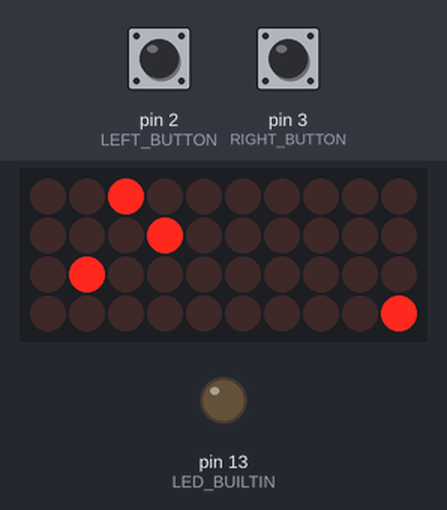
Recording of a program running on a simulated Arduino Uno, built with avr-gcc and run on an emulated ATmega328P. Shown: 10×4 LED matrix, output pins drawn as LEDs (lit = HIGH). Wiring (inferred from the names in the program): LED matrix (orientation assumed): rows pin 17, pin 16, pin 15, pin 14; columns pin 0, pin 1, pin 4, pin 5, pin 6, pin 7, pin 8, pin 9, pin 10, pin 11. Inputs (shaded band) come from the test bench; at power-on: pin 2 (LEFT_BUTTON) HIGH, pin 3 (RIGHT_BUTTON) HIGH. The local clock reads 2024-03-15 10:24:30 at power-on unless the program sets it; pins used as bus, display or sensor lines are not drawn.

Above: at 1.2 s.
1.3 s: pin 2 (LEFT_BUTTON) pulled LOW for 0.15 s
At 3.09 s:
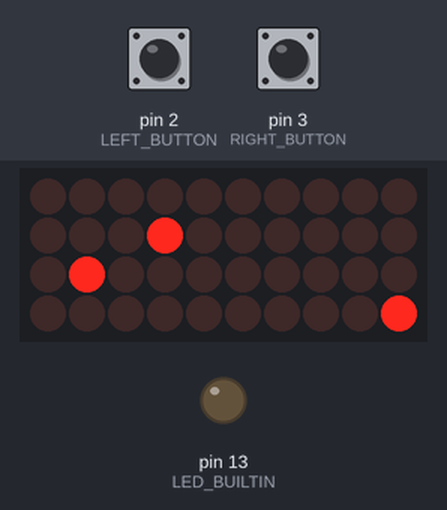
4.4 s: pin 3 (RIGHT_BUTTON) pulled LOW for 0.15 s
At 4.89 s:
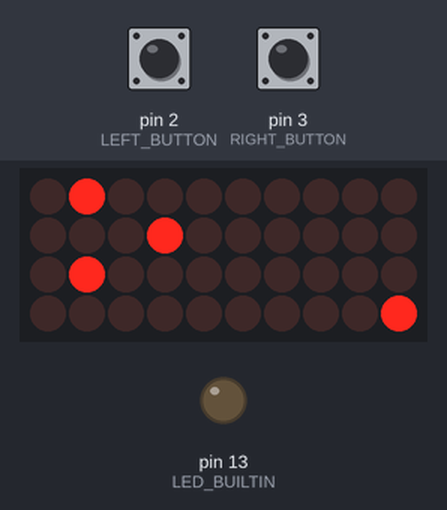
5.1 s: pin 2 (LEFT_BUTTON) pulled LOW for 1 s
6.7 s: pin 3 (RIGHT_BUTTON) pulled LOW for 1 s
At 7.89 s:
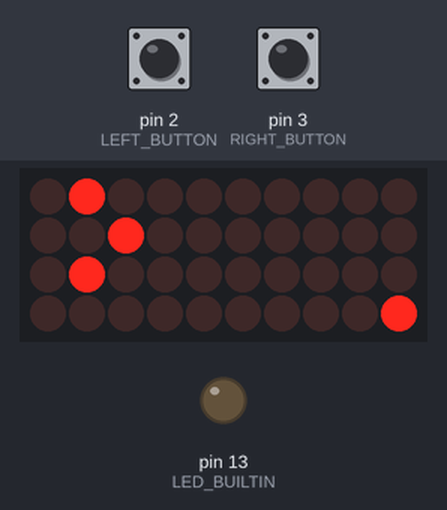
8.3 s: pin 2 (LEFT_BUTTON) pulled LOW for 0.15 s
At 9.8 s:
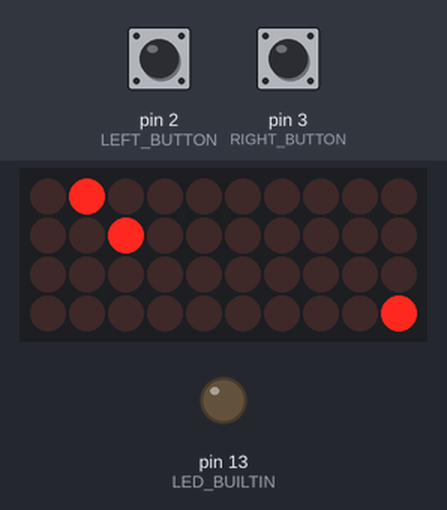
11.4 s: pin 3 (RIGHT_BUTTON) pulled LOW for 0.15 s
At 12.33 s:
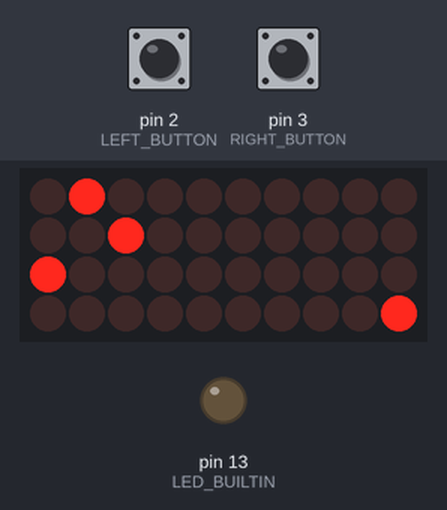
Timing chart, 0 to 13.1 s (numbered marks = the images above; inputs shaded):
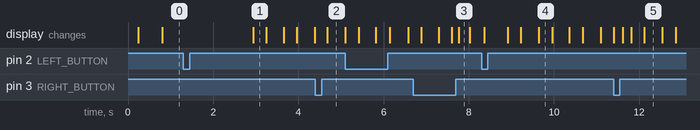

The program:

main.cpp
```cpp
// INSTRUCTION

// NORMAL MODE
// LEFT BUTTON: SHOW DATE?
// LEFT BUTTON, LONG PRESS -> TIME SET MODE
// RIGHT BUTTON: SHOW TEMP?

// TIME SET MODE (blink digit/s that is set)
// LEFT BUTTON: MOVE CURSOR/CONFIRM hour_l->hour_r->minute_l->minute_r
// RIGHT BUTTON: ADD HOUR/MIN

// ALARM SET MODE?
// DISABLE DISPLAY MODE?

#include <Arduino.h>
#include <RTClib.h>
#include <Wire.h>

RTC_DS3231 RTC;

volatile bool time_set_mode = false;
volatile int time_set_digit = 0;
volatile bool schedule_shuffle;
volatile unsigned long left_button_press_start;
volatile unsigned long right_button_press_start;
volatile bool left_button_state = LOW;
volatile bool right_button_state = LOW;

volatile int hour;
volatile int hour_l;
volatile int hour_r;
volatile int minute;
volatile int minute_l;
volatile int minute_r;

const int LEFT_BUTTON = 2;  // yellow
const int RIGHT_BUTTON = 3; // blue
const int nixie_0 = 5;      //
const int nixie_6 = 9;      //
const int nixie_8 = 7;      //
const int nixie_7 = 8;      //
const int nixie_9 = 6;      //
const int nixie_5 = 10;     //
const int nixie_4 = 11;     //
const int nixie_3 = 0;      //
const int nixie_2 = 1;      //
const int nixie_1 = 4;      //

const int POWER_HOURS_LEFT = 17;
const int POWER_HOURS_RIGHT = 16;
const int POWER_MINUTES_LEFT = 15;
const int POWER_MINUTES_RIGHT = 14;

const bool test = false;

void shuffle();
void update_current_time();
void display_current_time();
int cap_digit(int, int, int);
void blink(int, int);
void display(int, int, int, int);
void left_button_press();
void right_button_press();
int map(int);
void off_all();
void on_number(int, int);

void setup() {
  Wire.begin();
  RTC.begin();
  // RTC.adjust(DateTime((__DATE__), (__TIME__))); //will reset time set to rtc

  pinMode(LEFT_BUTTON, INPUT_PULLUP);
  pinMode(RIGHT_BUTTON, INPUT_PULLUP);
  attachInterrupt(digitalPinToInterrupt(LEFT_BUTTON), left_button_press,
                  CHANGE);
  attachInterrupt(digitalPinToInterrupt(RIGHT_BUTTON), right_button_press,
                  CHANGE);

  pinMode(nixie_0, OUTPUT);
  pinMode(nixie_1, OUTPUT);
  pinMode(nixie_2, OUTPUT);
  pinMode(nixie_3, OUTPUT);
  pinMode(nixie_4, OUTPUT);
  pinMode(nixie_5, OUTPUT);
  pinMode(nixie_6, OUTPUT);
  pinMode(nixie_7, OUTPUT);
  pinMode(nixie_8, OUTPUT);
  pinMode(nixie_9, OUTPUT);
  pinMode(POWER_HOURS_RIGHT, OUTPUT);
  pinMode(POWER_HOURS_LEFT, OUTPUT);
  pinMode(POWER_MINUTES_RIGHT, OUTPUT);
  pinMode(POWER_MINUTES_LEFT, OUTPUT);
  pinMode(LED_BUILTIN, OUTPUT);
  digitalWrite(LED_BUILTIN, LOW);
}

void loop() {
  update_current_time();

  if (time_set_mode) {
    blink(time_set_digit, 50);
    return;
  }

  if (left_button_state && !left_button_press_start) {
    left_button_press_start = millis();
    return;
  }

  if (left_button_press_start) {
    if (millis() - left_button_press_start > 1000) {
      time_set_mode = true;
      time_set_digit = 1;
    }
  }

  shuffle();
  display_current_time();
}

void update_current_time() {
  if (time_set_mode) {
    RTC.adjust(DateTime(2026, 11, 1, hour_l * 10 + hour_r,
                        minute_l * 10 + minute_r, 0));
    return;
  }

  DateTime now = RTC.now();

  int current_minute = now.minute();
  if (current_minute > minute)
    schedule_shuffle = true;

  minute = now.minute();
  minute_r = minute % 10;
  minute_l = minute / 10;

  hour = now.hour();
  hour_r = hour % 10;
  hour_l = hour / 10;
}

void display_current_time() {
  on_number(hour_l, POWER_HOURS_LEFT);
  on_number(hour_r, POWER_HOURS_RIGHT);
  on_number(minute_l, POWER_MINUTES_LEFT);
  on_number(minute_r, POWER_MINUTES_RIGHT);
}

void blink(int digit, int interval) {
  for (size_t i = 0; i < interval; i++) {
    display_current_time();
    if (!time_set_mode || digit != time_set_digit)
      return;
  }

  for (size_t i = 0; i < interval; i++) {
    switch (digit) {
    case 1:
      display(-1, hour_r, minute_l, minute_r);
      break;
    case 2:
      display(hour_l, -1, minute_l, minute_r);
      break;
    case 3:
      display(hour_l, hour_r, -1, minute_r);
      break;
    case 4:
      display(hour_l, hour_r, minute_l, -1);
      break;
    default:
      display(-1, -1, -1, -1);
    }

    if (!time_set_mode || digit != time_set_digit)
      return;
  }
}

void shuffle() {
  if (!schedule_shuffle)
    return;

  for (size_t i = 10; i > 0; i--) {
    display(i, i, i, i);
    delay(10);
  }

  for (size_t i = 10; i > 0; i--) {

    display(max(i, hour_l), max(i, hour_r), max(i, minute_l), minute_r);
    delay(10);
  }

  for (size_t i = 10; i > 0; i--) {

    display(max(i, hour_l), max(i, hour_r), minute_l, minute_r);
    delay(10);
  }

  for (size_t i = 10; i > 0; i--) {

    display(max(i, hour_l), hour_r, minute_l, minute_r);
    delay(10);
  }

  schedule_shuffle = false;
  return;
}

void display(int number1, int number2, int number3, int number4) {
  if (number1 < 0 && number2 < 0 && number3 < 0 && number4 < 0) {
    off_all();
    delay(4);
    return;
  }
  if (number1 >= 0)
    on_number(number1, POWER_HOURS_LEFT);
  if (number2 >= 0)
    on_number(number2, POWER_HOURS_RIGHT);
  if (number3 >= 0)
    on_number(number3, POWER_MINUTES_LEFT);
  if (number4 >= 0)
    on_number(number4, POWER_MINUTES_RIGHT);
}

void on_number(int digit, int row) {
  off_all();
  int actual = map(digit);
  digitalWrite(actual, HIGH);
  digitalWrite(row, HIGH);
  delay(1);
}

void off_all() {
  digitalWrite(nixie_0, LOW);
  digitalWrite(nixie_1, LOW);
  digitalWrite(nixie_2, LOW);
  digitalWrite(nixie_3, LOW);
  digitalWrite(nixie_4, LOW);
  digitalWrite(nixie_5, LOW);
  digitalWrite(nixie_6, LOW);
  digitalWrite(nixie_7, LOW);
  digitalWrite(nixie_8, LOW);
  digitalWrite(nixie_9, LOW);
  digitalWrite(POWER_HOURS_RIGHT, LOW);
  digitalWrite(POWER_HOURS_LEFT, LOW);
  digitalWrite(POWER_MINUTES_RIGHT, LOW);
  digitalWrite(POWER_MINUTES_LEFT, LOW);
  delay(1);
}

int map(int digit) {
  switch (digit) {
  case 0:
    return nixie_0;
  case 1:
    return nixie_1;
  case 2:
    return nixie_2;
  case 3:
    return nixie_3;
  case 4:
    return nixie_4;
  case 5:
    return nixie_5;
  case 6:
    return nixie_6;
  case 7:
    return nixie_7;
  case 8:
    return nixie_8;
  case 9:
    return nixie_9;

  default:
    return -1;
  }
}

void left_button_press() {
  left_button_state = digitalRead(LEFT_BUTTON);

  if (time_set_mode && left_button_state) {
    if (time_set_digit >= 4) {
      time_set_mode = false;
      time_set_digit = 0;
    } else {
      time_set_digit++;
    }
  }

  if (!left_button_state) {
    left_button_press_start = 0;
  }
}

void right_button_press() {
  right_button_state = digitalRead(RIGHT_BUTTON);
  if (time_set_mode && right_button_state) {
    switch (time_set_digit) {
    case 1:
      hour_l++;
      break;
    case 2:
      hour_r++;
      break;
    case 3:
      minute_l++;
      break;
    case 4:
      minute_r++;
      break;
    }
    hour_l = cap_digit(hour_l, 1, 2);
    hour_r = cap_digit(hour_r, 0, hour_l == 2 ? 3 : 9);
    minute_l = cap_digit(minute_l, 0, 5);
    minute_r = cap_digit(minute_r, 0, 9);
  }

  if (!right_button_state) {
    right_button_press_start = 0;
  }
}

int cap_digit(int digit, int min, int max) {
  if (digit > max)
    return min;
  return digit;
}
```

Measured:
- after the input at 1.3 s, the display: changes after 1.6 s (image 1)
- after the input at 4.4 s, the display: changes after 0.28 s (image 2)
- after the input at 6.7 s, the display: first differs from a run without the input after 1.1 s (image 3)
- after the input at 11.4 s, the display: first differs from a run without the input after 0.22 s (image 5)
- what the display in image 5 shows lasts 0.4 s, from 12.1 s to 12.5 s
